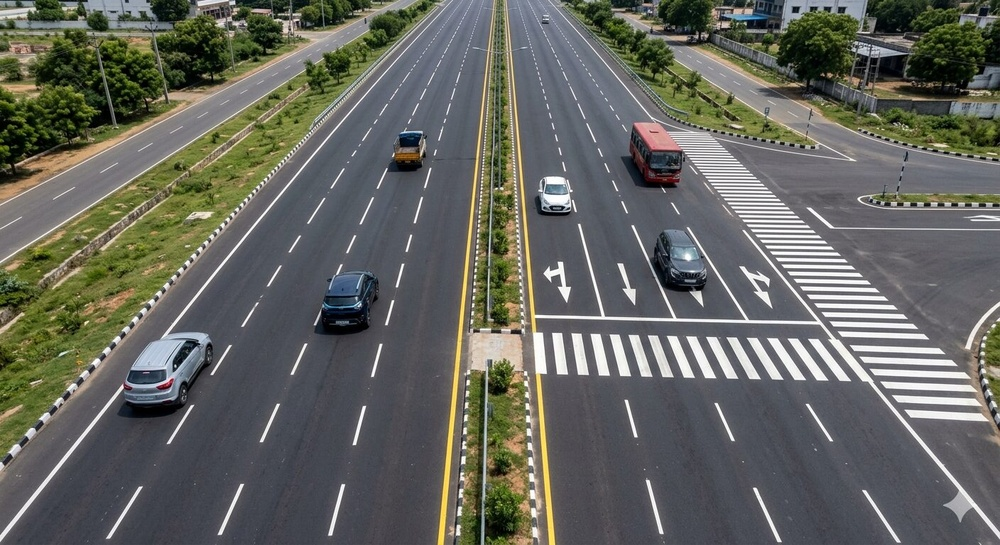
#> input picture images/road1.jpg, 1000 x 545 px, shrunk from 1408 x 768 before the run
$ python lane_detector.py
#> lines starting #> are read from the running program, lines starting #| are printed output that depends on the picture; after the words box and inside, x2 and y2 are one past the last pixel; in counts of white or black regions, pixels touching at a corner belong together

import cv2
import numpy as np

image = cv2.imread("images/road1.jpg")
#> image is the input picture: shape (545, 1000, 3); mean B, G, R 94.9, 101.6, 100.3

if image is None:
    raise FileNotFoundError("Could not load images/road1.jpg")

print("Image loaded successfully!")

hsv = cv2.cvtColor(image, cv2.COLOR_BGR2HSV)
#> hsv: shape (545, 1000, 3); mean H, S, V 87.2, 54.4, 107.9

lower_white = np.array([0, 0, 180])
upper_white = np.array([180, 60, 255])

mask = cv2.inRange(hsv, lower_white, upper_white)
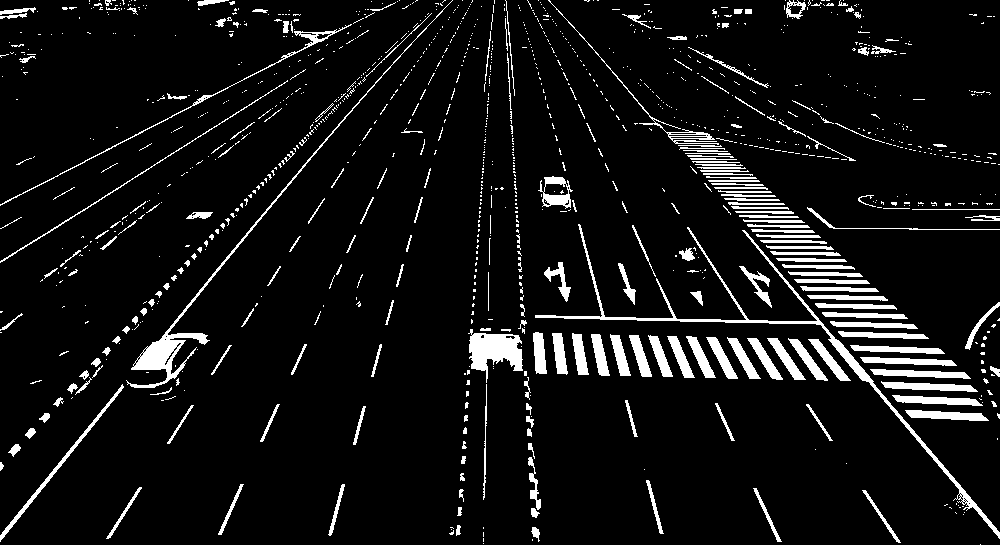
#> mask: shape (545, 1000); 7.5% white; 1159 white regions (927 under 20 px), largest, box (x1, y1, x2, y2) and area: (535, 224, 1000, 539) 3148, (126, 0, 453, 388) 2359, (468, 329, 523, 383) 1605

cv2.imwrite("outputs/road1_hsv_mask.jpg", mask)

print("HSV colour filtering completed!")
print("Saved result to outputs/road1_hsv_mask.jpg")

blurred = cv2.GaussianBlur(mask, (5, 5), 0)
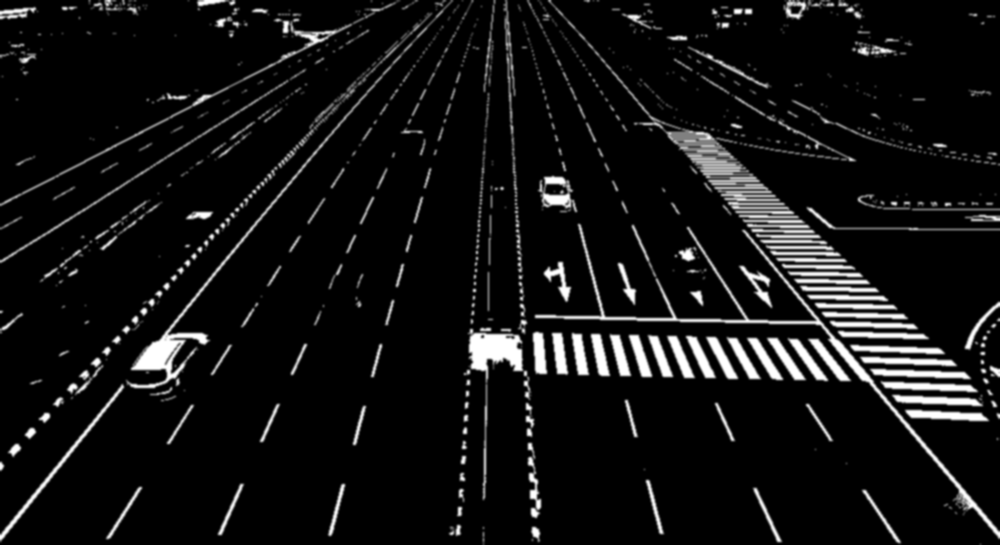
#> blurred: shape (545, 1000); min 0, max 255, mean 19.2

cv2.imwrite("outputs/road1_blurred.jpg", blurred)

print("Gaussian blur completed!")
print("Saved result to outputs/road1_blurred.jpg")

edges = cv2.Canny(blurred, 50, 150)
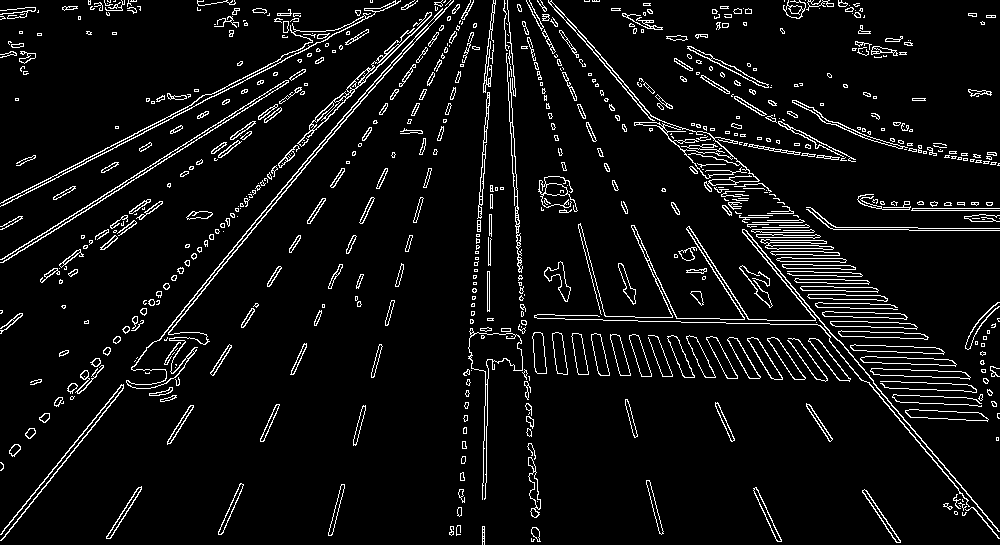
#> edges: shape (545, 1000); 6.2% white in thin lines or dots

height, width = edges.shape
#> height = 545; width = 1000

roi_vertices = np.array([[
    (0, height),
    (width, height),
    (int(width * 0.55), int(height * 0.45)),
    (int(width * 0.45), int(height * 0.45))
]], dtype=np.int32)

roi_mask = np.zeros_like(edges)

cv2.fillPoly(roi_mask, roi_vertices, 255)
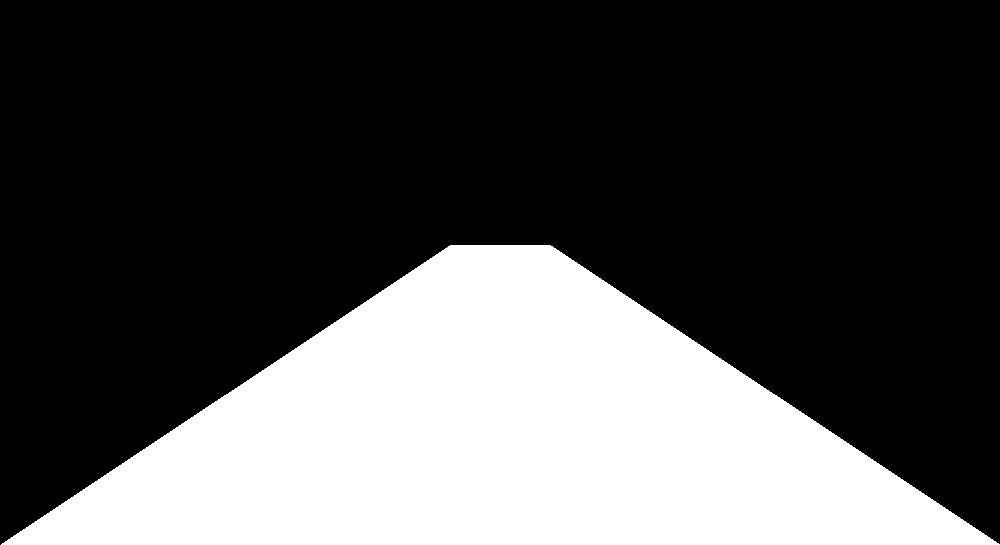
#> roi_mask: shape (545, 1000); 30.3% white; 1 white region, box (x1, y1, x2, y2) and area: (1, 245, 1000, 545) 165150

roi_edges = cv2.bitwise_and(edges, roi_mask)
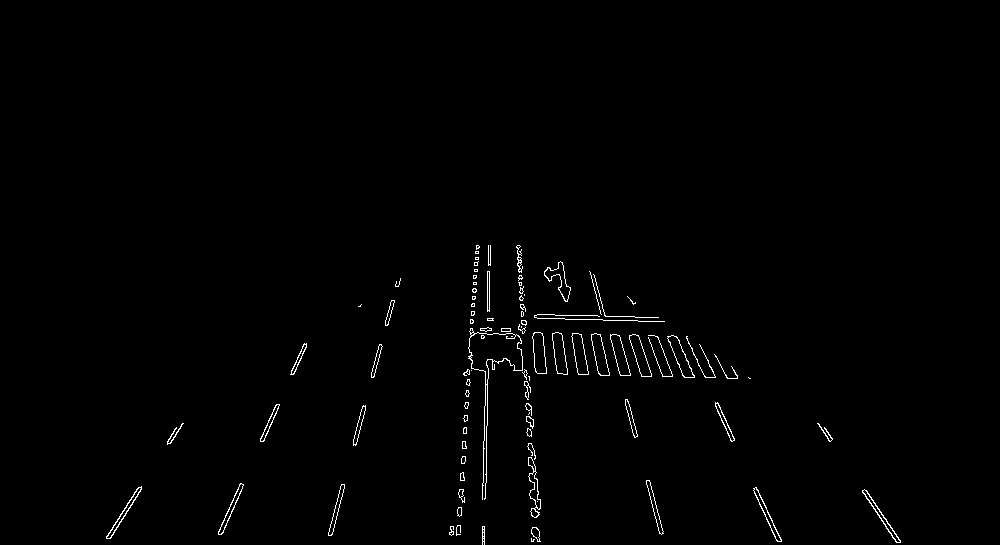
#> roi_edges: shape (545, 1000); 0.9% white in thin lines or dots, all inside (x1, y1, x2, y2) = (106, 245, 901, 545)

cv2.imwrite("outputs/road1_roi.jpg", roi_edges)

print("ROI masking completed!")
print("Saved result to outputs/road1_roi.jpg")

lines = cv2.HoughLinesP(
    roi_edges,
    rho=1,
    theta=np.pi / 180,
    threshold=50,
    minLineLength=50,
    maxLineGap=100
)
#> lines = 29 rows, first 6: [486, 482, 490, 245], [456, 535, 476, 245], [328, 535, 396, 281], [517, 245, 538, 541], [590, 272, 660, 533], [331, 535, 400, 278]

line_image = image.copy()

if lines is not None:
    for line in lines:
        x1, y1, x2, y2 = np.array(line).reshape(-1)[:4]

        cv2.line(
            line_image,
            (int(x1), int(y1)),
            (int(x2), int(y2)),
            (0, 0, 255),
            5
        )
#> this loop made 29 passes
#> (x1, y1, x2, y2) on passes 1 to 12: (486, 482, 490, 245), (456, 535, 476, 245), (328, 535, 396, 281), (517, 245, 538, 541), (590, 272, 660, 533), (331, 535, 400, 278), (483, 541, 488, 245), (593, 274, 663, 533), (686, 336, 781, 541), (482, 535, 485, 328), (459, 534, 479, 246), (516, 246, 532, 541)
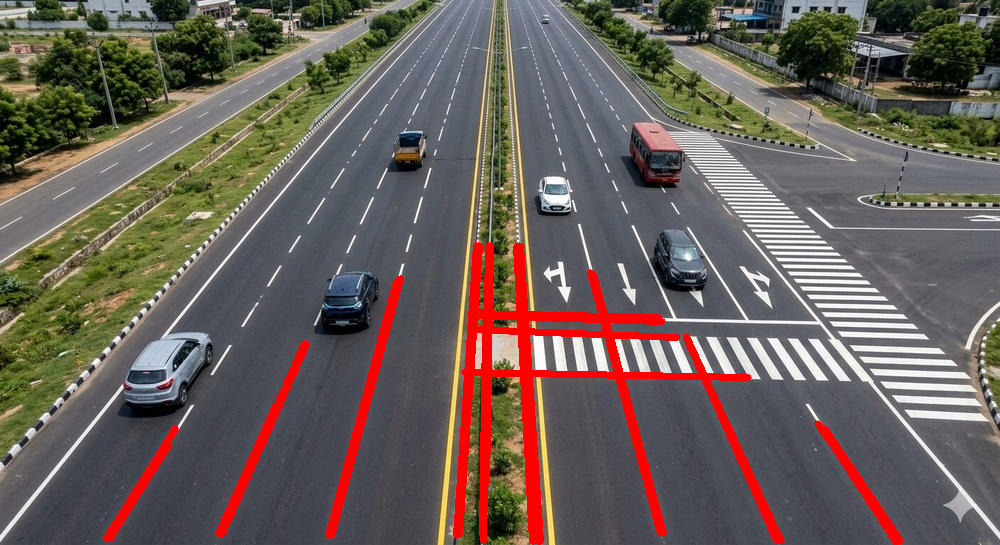
#> line_image: shape (545, 1000, 3); 4.86% of pixels changed, all inside (x1, y1, x2, y2) = (103, 242, 904, 545)

cv2.imwrite("outputs/road1_lane_lines.jpg", line_image)

print("Lane line detection completed!")
print("Saved result to outputs/road1_lane_lines.jpg")

cv2.imwrite("outputs/road1_edges.jpg", edges)

print("Canny edge detection completed!")
print("Saved result to outputs/road1_edges.jpg")
